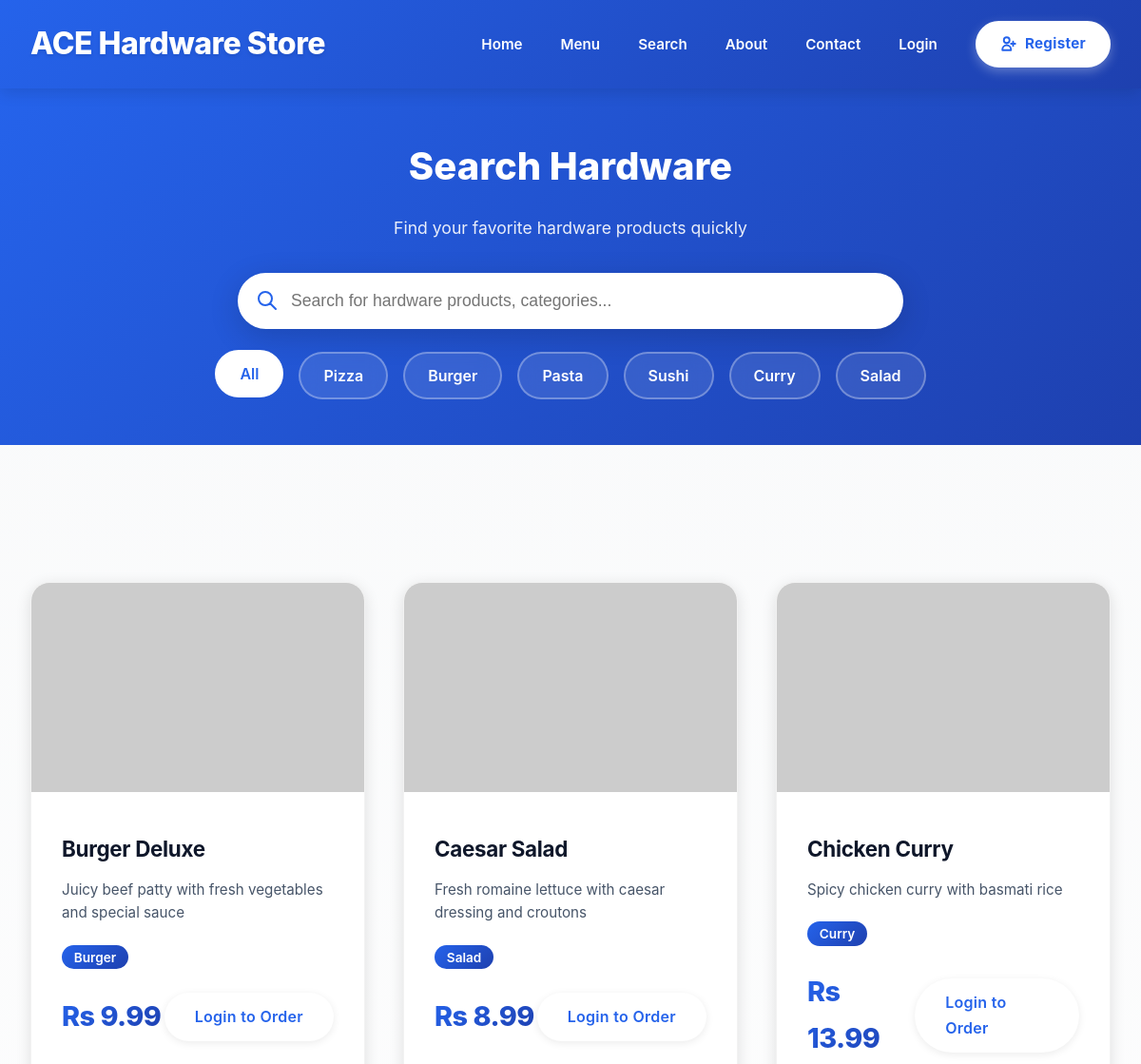
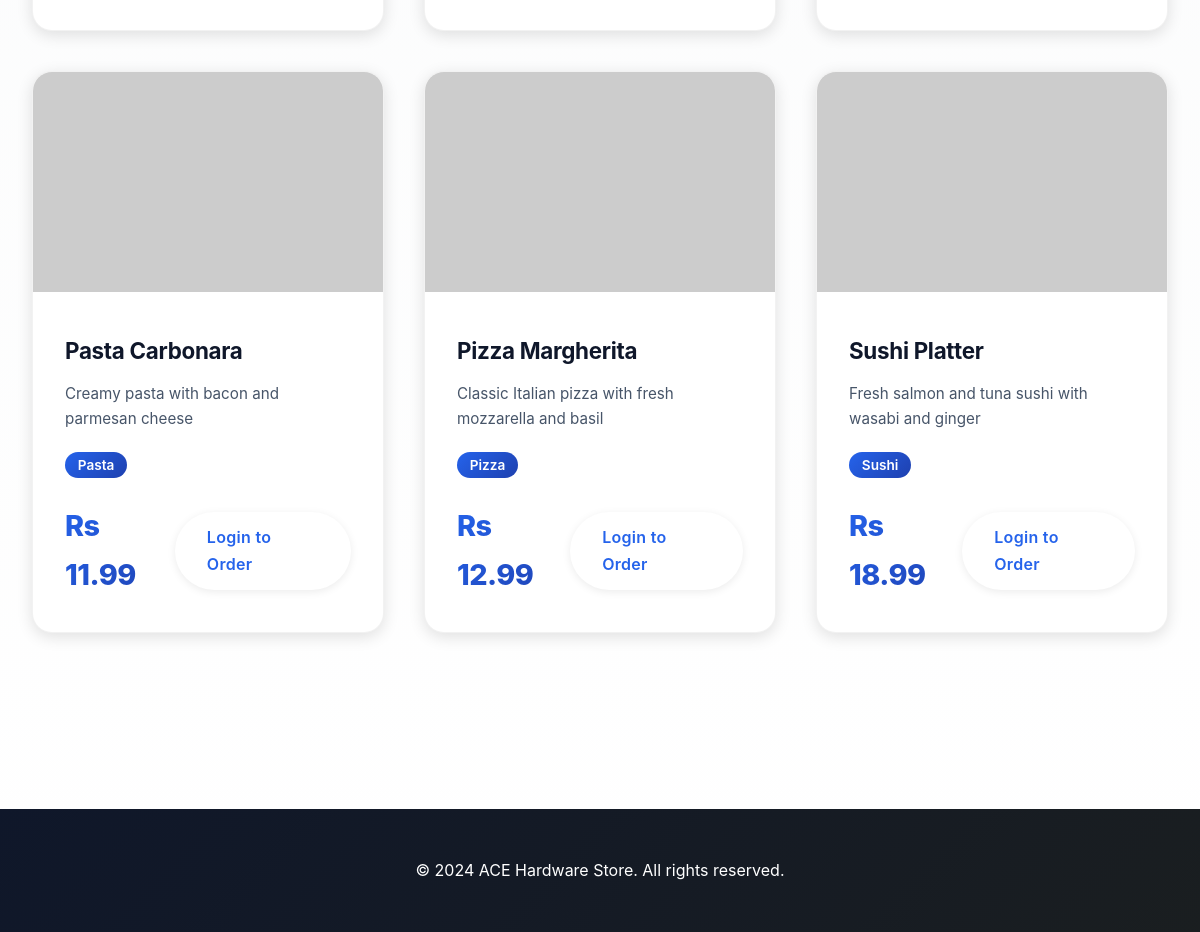
Screenshot of /search.php with the database file from the repository (2 pictures, top to bottom).
### tables this page shows
CREATE TABLE IF NOT EXISTS products (
    id INT AUTO_INCREMENT PRIMARY KEY,
    name VARCHAR(100) NOT NULL,
    description TEXT,
    price DECIMAL(10,2) NOT NULL,
    image VARCHAR(255),
    category VARCHAR(50),
    status ENUM('active', 'inactive') DEFAULT 'active',
    created_at TIMESTAMP DEFAULT CURRENT_TIMESTAMP
);

### config/session.php (called while the page is built, shortened)
<?php
function isLoggedIn() {
    return isset($_SESSION['user_id']);
}
?>

### search.php (the view, shortened to what this page needs)
<?php
require_once 'config/session.php';
$conn = getDBConnection();
$search_query = isset($_GET['q']) ? trim($_GET['q']) : '';
$category_filter = isset($_GET['category']) ? $_GET['category'] : '';
$where = "WHERE status = 'active'";
$params = [];
$products_query = "SELECT * FROM products $where ORDER BY name";
if (!empty($params)) {
    $stmt = $conn->prepare($products_query);
    $types = str_repeat('s', count($params));
    $stmt->bind_param($types, ...$params);
    $stmt->execute();
    $products_result = $stmt->get_result();
} else {
    $products_result = $conn->query($products_query);
}
$categories_query = "SELECT DISTINCT category FROM products WHERE status = 'active'";
$categories_result = $conn->query($categories_query);
$total_results = $products_result->num_rows;
?>
<!DOCTYPE html>
<html lang="en">
<head>
    <link rel="stylesheet" href="assets/css/style.css">
</head>
<body>
    <header>
        <nav>
            <a href="index.php" class="logo">ACE Hardware Store</a>
            <ul class="nav-links">
                <li><a href="index.php">Home</a></li>
                <li><a href="menu.php">Menu</a></li>
                <li><a href="search.php">Search</a></li>
                <li><a href="about.php">About</a></li>
                <li><a href="contact.php">Contact</a></li>
                <?php if (isLoggedIn()): ?>
                    <li><a href="cart.php">Cart</a></li>
                    <li><a href="wishlist.php">Wishlist</a></li>
                    <li><a href="orders.php">Orders</a></li>
                    <li><a href="profile.php">Profile</a></li>
                    <li><a href="logout.php">Logout</a></li>
                <?php else: ?>
                    <li><a href="customer_login.php">Login</a></li>
                    <li><a href="customer_register.php" class="btn btn-register" style="display: inline-flex; align-items: center; gap: 0.5rem;">
                        <svg width="18" height="18" fill="none" stroke="currentColor" viewBox="0 0 24 24" stroke-width="2.5">
                            <path stroke-linecap="round" stroke-linejoin="round" d="M18 9v3m0 0v3m0-3h3m-3 0h-3m-2-5a4 4 0 11-8 0 4 4 0 018 0zM3 20a6 6 0 0112 0v1H3v-1z"/>
                        </svg>
                        Register
                    </a></li>
                <?php endif; ?>
            </ul>
        </nav>
    </header>
    <div class="search-header">
        <h1 style="font-size: 2.5rem; margin-bottom: 1rem; font-weight: 800;">Search Hardware</h1>
        <p style="font-size: 1.1rem; opacity: 0.9; margin-bottom: 2rem;">Find your favorite hardware products quickly</p>
        <form method="GET" action="search.php" class="search-box">
            <svg class="search-icon" fill="none" stroke="currentColor" viewBox="0 0 24 24">
                <path stroke-linecap="round" stroke-linejoin="round" stroke-width="2" d="M21 21l-6-6m2-5a7 7 0 11-14 0 7 7 0 0114 0z"/>
            </svg>
            <input type="text"
                   name="q"
                   class="search-input"
                   placeholder="Search for hardware products, categories..."
                   value="<?php echo htmlspecialchars($search_query); ?>"
                   autofocus>
        </form>
        <div class="search-filters">
            <a href="search.php<?php echo $search_query ? '?q=' . urlencode($search_query) : ''; ?>"
               class="filter-btn <?php echo !$category_filter ? 'active' : ''; ?>">
                All
            </a>
            <?php
            $categories_result->data_seek(0);
            while ($cat = $categories_result->fetch_assoc()):
            ?>
                <a href="search.php?<?php echo $search_query ? 'q=' . urlencode($search_query) . '&' : ''; ?>category=<?php echo urlencode($cat['category']); ?>"
                   class="filter-btn <?php echo $category_filter === $cat['category'] ? 'active' : ''; ?>">
                    <?php echo htmlspecialchars($cat['category']); ?>
                </a>
            <?php endwhile; ?>
        </div>
    </div>
    <div class="container">
        <?php if ($total_results > 0): ?>
            <div class="food-grid">
                <?php while ($product = $products_result->fetch_assoc()): ?>
                    <div class="food-card" id="product-<?php echo $product['id']; ?>">
                        <img src="<?php echo !empty($product['image']) ? htmlspecialchars($product['image']) : 'https://images.unsplash.com/photo-1546069901-ba9599a7e63c?w=400&h=300&fit=crop'; ?>"
                             alt="<?php echo htmlspecialchars($product['name']); ?>"
                             onerror="this.src='https://via.placeholder.com/400x300?text=Hardware+Image'">
                        <div class="food-card-content">
                            <h3><?php echo htmlspecialchars($product['name']); ?></h3>
                            <p><?php echo htmlspecialchars($product['description']); ?></p>
                            <div style="margin: 0.5rem 0;">
                                <span style="background: var(--gradient-primary); color: var(--white); padding: 0.3rem 0.8rem; border-radius: 20px; font-size: 0.85rem; font-weight: 600;">
                                    <?php echo htmlspecialchars($product['category']); ?>
                                </span>
                            </div>
                            <div class="food-card-footer">
                                <span class="price">Rs <?php echo number_format($product['price'], 2); ?></span>
                                <div style="display: flex; gap: 0.5rem;">
                                    <?php if (isLoggedIn()): ?>
                                        <a href="menu.php?add_cart=<?php echo $product['id']; ?>" class="btn btn-primary">Add to Cart</a>
                                        <a href="menu.php?add_wishlist=<?php echo $product['id']; ?>" class="btn btn-secondary">❤️</a>
                                    <?php else: ?>
                                        <a href="customer_login.php" class="btn btn-primary">Login to Order</a>
                                    <?php endif; ?>
                                </div>
                            </div>
                        </div>
                    </div>
                <?php endwhile; ?>
            </div>
        <?php endif; ?>
    </div>
    <footer>
        <p>&copy; 2024 ACE Hardware Store. All rights reserved.</p>
    </footer>
</body>
</html>

### search.php (style rules this page uses)
.search-header { background: var(--gradient-primary); padding: 3rem 2rem; text-align: center; color: var(--white); margin-bottom: 3rem; }
.search-box { max-width: 700px; margin: 0 auto; position: relative; }
.search-input { width: 100%; padding: 1.2rem 1.2rem 1.2rem 3.5rem; border: none; border-radius: 50px; font-size: 1.1rem; box-shadow: var(--shadow-lg); transition: all 0.3s ease; }
.search-icon { position: absolute; left: 1.2rem; top: 50%; transform: translateY(-50%); width: 24px; height: 24px; color: var(--primary-color); }
.search-filters { display: flex; justify-content: center; gap: 1rem; margin-top: 1.5rem; flex-wrap: wrap; }
.filter-btn { padding: 0.6rem 1.5rem; border: 2px solid rgba(255,255,255,0.3); background: rgba(255,255,255,0.1); color: var(--white); border-radius: 25px; text-decoration: none; font-weight: 600; transition: all 0.3s ease; backdrop-filter: blur(10px); }
.filter-btn:hover, .filter-btn.active { background: var(--white); color: var(--primary-color); border-color: var(--white); transform: translateY(-2px); }

### rows the page displays
products: name "Burger Deluxe", description "Juicy beef patty with fresh vegetables and special sauce", category "Burger", price "9.99"
products: name "Caesar Salad", description "Fresh romaine lettuce with caesar dressing and croutons", category "Salad", price "8.99"
products: name "Chicken Curry", description "Spicy chicken curry with basmati rice", category "Curry", price "13.99"
products: name "Pasta Carbonara", description "Creamy pasta with bacon and parmesan cheese", category "Pasta", price "11.99"
products: name "Pizza Margherita", description "Classic Italian pizza with fresh mozzarella and basil", category "Pizza", price "12.99"
products: name "Sushi Platter", description "Fresh salmon and tuna sushi with wasabi and ginger", category "Sushi", price "18.99"

### other values shown
$cat['category'] "Pizza"
$cat['category'] "Burger"
$cat['category'] "Pasta"
$cat['category'] "Sushi"
$cat['category'] "Curry"
$cat['category'] "Salad"
